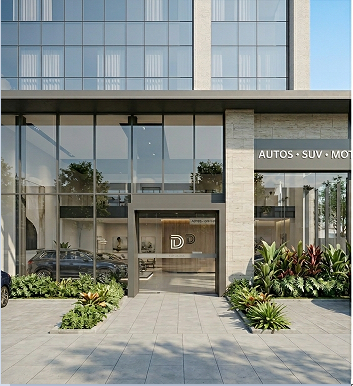
#> input picture imagenes/frame 1.png, 353 x 386 px
$ python improve_images.py 'imagenes/frame 1.png'
#> lines starting #> are read from the running program, lines starting #| are printed output that depends on the picture
import cv2
from cv2 import dnn_superres
from PIL import Image, ImageEnhance, ImageFilter
import numpy as np
import io
import os

# Inicializar Super Resolución
sr = dnn_superres.DnnSuperResImpl_create()
model_path = "ESPCN_x4.pb"

if os.path.exists(model_path):
    sr.readModel(model_path)
    sr.setModel("espcn", 4) # x4 upscaling
else:
    print(f"Advertencia: No se encontró el modelo {model_path}. Se usará redimensionado estándar.")

def ai_upscale_and_enhance(image_bytes: bytes) -> bytes:
    """
    Mejora la calidad de una imagen usando IA (Upscaling) y filtros de Pillow.
    """
    # 1. Convertir bytes a imagen de OpenCV (BGR)
    nparr = np.frombuffer(image_bytes, np.uint8)
    img_cv = cv2.imdecode(nparr, cv2.IMREAD_COLOR)
#> img_cv is the input picture: shape (386, 353, 3); mean B, G, R 133.2, 139.2, 134.7

    # 2. IA Upscaling (si el modelo está cargado)
    if os.path.exists(model_path):
        try:
            # Upscale 4x
            img_cv = sr.upsample(img_cv)
        except Exception as e:
            print(f"Error en Upscaling: {e}")

    # 3. Convertir de BGR (OpenCV) a RGB (Pillow)
    img_pillow = Image.fromarray(cv2.cvtColor(img_cv, cv2.COLOR_BGR2RGB))

    # 4. Aplicar mejoras visuales
    img_pillow = ImageEnhance.Contrast(img_pillow).enhance(1.1)
    img_pillow = ImageEnhance.Color(img_pillow).enhance(1.1)
    img_pillow = ImageEnhance.Sharpness(img_pillow).enhance(1.2)
    img_pillow = img_pillow.filter(ImageFilter.DETAIL)
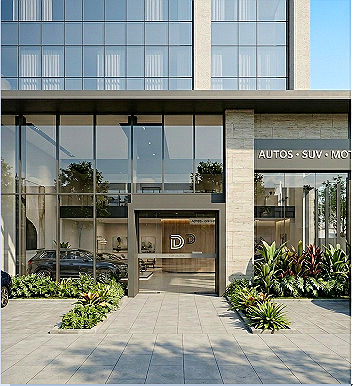
#> img_pillow: PIL image 353x386 RGB; mean R, G, B 133.5, 139, 132.3

    # 5. Redimensionar a un tamaño manejable para web si es demasiado grande
    # (x4 de una imagen normal puede ser gigante)
    max_web_size = (1920, 1080)
    img_pillow.thumbnail(max_web_size, Image.LANCZOS)

    # 6. Guardar como WebP
    buf = io.BytesIO()
    img_pillow.save(buf, format="WEBP", quality=85, method=6)
    return buf.getvalue()

if __name__ == "__main__":
    import sys
    if len(sys.argv) < 2:
        print("Uso: python improve_images.py <ruta_imagen>")
        sys.exit(1)

    input_path = sys.argv[1]
    with open(input_path, "rb") as f:
        data = f.read()

    print("Procesando con IA (esto puede tardar unos segundos)...")
    result = ai_upscale_and_enhance(data)

    output_path = "ai_enhanced_" + os.path.basename(input_path).split('.')[0] + ".webp"
    with open(output_path, "wb") as f:
        f.write(result)

    print(f"¡Listo! Imagen guardada en: {output_path}")
